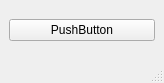
<?xml version="1.0" encoding="UTF-8"?>
<ui version="4.0">
 <class>MainWindow</class>
 <widget class="QMainWindow" name="MainWindow">
  <property name="geometry">
   <rect>
    <x>0</x>
    <y>0</y>
    <width>164</width>
    <height>83</height>
   </rect>
  </property>
  <property name="windowTitle">
   <string>MainWindow</string>
  </property>
  <widget class="QWidget" name="centralwidget">
   <layout class="QGridLayout" name="gridLayout">
    <item row="0" column="0">
     <widget class="QPushButton" name="pushButton">
      <property name="text">
       <string>PushButton</string>
      </property>
     </widget>
    </item>
   </layout>
  </widget>
  <widget class="QMenuBar" name="menubar">
   <property name="geometry">
    <rect>
     <x>0</x>
     <y>0</y>
     <width>164</width>
     <height>20</height>
    </rect>
   </property>
  </widget>
  <widget class="QStatusBar" name="statusbar"/>
 </widget>
 <resources/>
 <connections/>
</ui>
